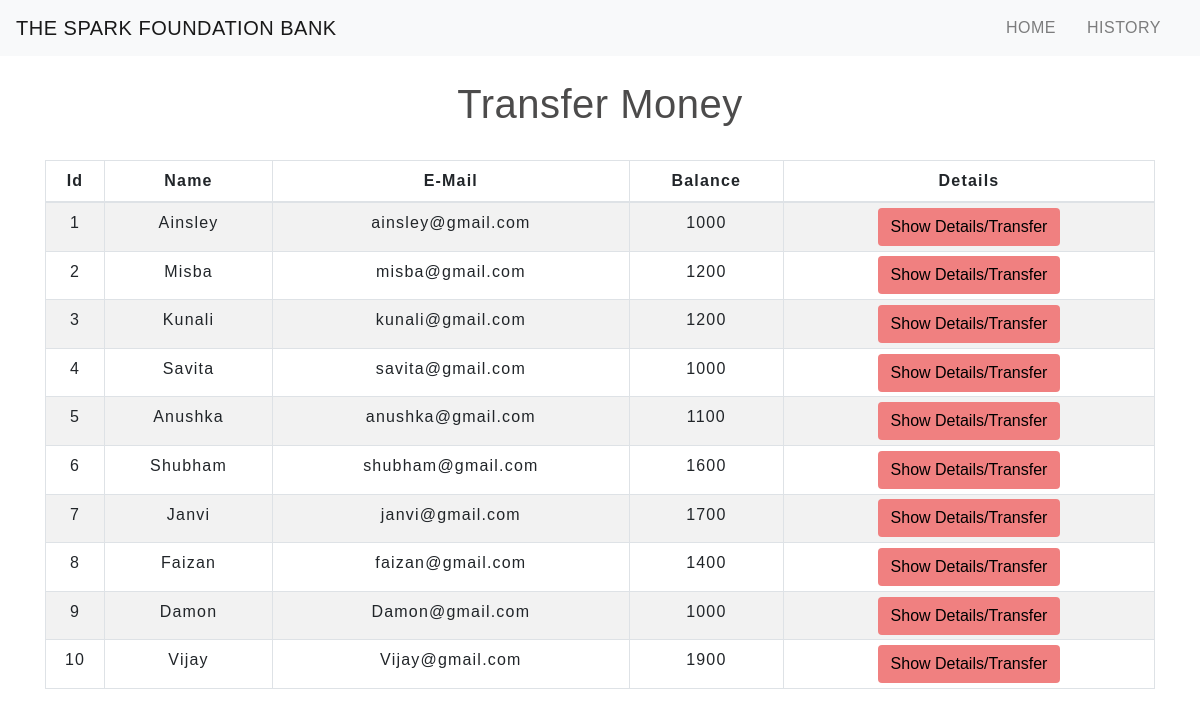
The app's page /transfermoney.php with its own data.
### tables this page shows
CREATE TABLE `users` (
  `id` int(5) NOT NULL,
  `name` text NOT NULL,
  `email` varchar(30) NOT NULL,
  `balance` int(10) NOT NULL
);

### transfermoney.php (the view, shortened to what this page needs)
<!DOCTYPE html>
<html lang="en">
<head>
    <link rel="stylesheet" href="https://maxcdn.bootstrapcdn.com/bootstrap/4.0.0/css/bootstrap.min.css">
    <link rel="stylesheet" type="text/css" href="css/table.css">
    <link rel="stylesheet" type="text/css" href="css/navbar.css">
</head>
<body>
<?php
    include 'config.php';
    $sql = "SELECT * FROM users";
    $result = mysqli_query($conn,$sql);
?>
<?php
  include 'navbar.php';
?>
<div class="container">
        <h2 class="text-center pt-4">Transfer Money</h2>
        <br>
            <div class="row">
                <div class="col">
                    <div class="table-responsive-sm">
                    <table class="table table-hover table-sm table-striped table-condensed table-bordered">
                        <thead>
                            <tr>
                            <th scope="col" class="text-center py-2">Id</th>
                            <th scope="col" class="text-center py-2">Name</th>
                            <th scope="col" class="text-center py-2">E-Mail</th>
                            <th scope="col" class="text-center py-2">Balance</th>
                            <th scope="col" class="text-center py-2">Details</th>
                            </tr>
                        </thead>
                        <tbody>
                <?php
                    while($rows=mysqli_fetch_assoc($result)){
                ?>
                    <tr>
                        <td class="py-2"><?php echo $rows['id'] ?></td>
                        <td class="py-2"><?php echo $rows['name']?></td>
                        <td class="py-2"><?php echo $rows['email']?></td>
                        <td class="py-2"><?php echo $rows['balance']?></td>
                        <td><a href="selecteduserdetail.php?id= <?php echo $rows['id'] ;?>"> <button type="button" class="btn">Show Details/Transfer</button></a></td>
                    </tr>
                <?php
                    }
                ?>
                        </tbody>
                    </table>
                    </div>
                </div>
            </div>
         </div>
</body>
</html>

### navbar.php (shortened to what this page needs)
      <nav class="navbar navbar-expand-md navbar-light bg-light">
      <a class="navbar-brand" href="index.php">THE SPARK FOUNDATION BANK</a>
      <div class="collapse navbar-collapse" id="collapsibleNavbar">
            <ul class="navbar-nav ml-auto">
              <li class="nav-item">
                <a class="nav-link" href="index.php">HOME</a>
              </li>
              <li class="nav-item">
                <a class="nav-link" href="transactionhistory.php">HISTORY</a>
              </li>
          </ul>
          </div>
</nav>

### css/table.css (style rules this page uses)
* { padding: 0; margin: 0; box-sizing: border-box; font-family: sans-serif; }
h2 { font-size: 40px; }
table { letter-spacing: 1.2px; }
td { text-align: center; }
button { border:none; background: #F08080; transition: 1s; }

### css/navbar.css (style rules this page uses)
.nav-link { margin-right: 15px; color:#00CED1; letter-spacing: 0.5px; transition: 0.5s; }
.navbar-brand { color: #008B8B; letter-spacing: 0.5px; }
h2 { color: #4C4B4B; letter-spacing: 0.5px; font-family:sans-serif; font-weight: 100; }

### transfermoney.php (style rules this page uses)
button { transition: 1.5s; }

### records on screen
users: id "1", name "Ainsley", email "ainsley@gmail.com", balance "1000"
users: id "2", name "Misba", email "misba@gmail.com", balance "1200"
users: id "3", name "Kunali", email "kunali@gmail.com", balance "1200"
users: id "4", name "Savita", email "savita@gmail.com", balance "1000"
users: id "5", name "Anushka", email "anushka@gmail.com", balance "1100"
users: id "6", name "Shubham", email "shubham@gmail.com", balance "1600"
users: id "7", name "Janvi", email "janvi@gmail.com", balance "1700"
users: id "8", name "Faizan", email "faizan@gmail.com", balance "1400"
users: id "9", name "Damon", email "Damon@gmail.com", balance "1000"
users: id "10", name "Vijay", email "Vijay@gmail.com", balance "1900"
